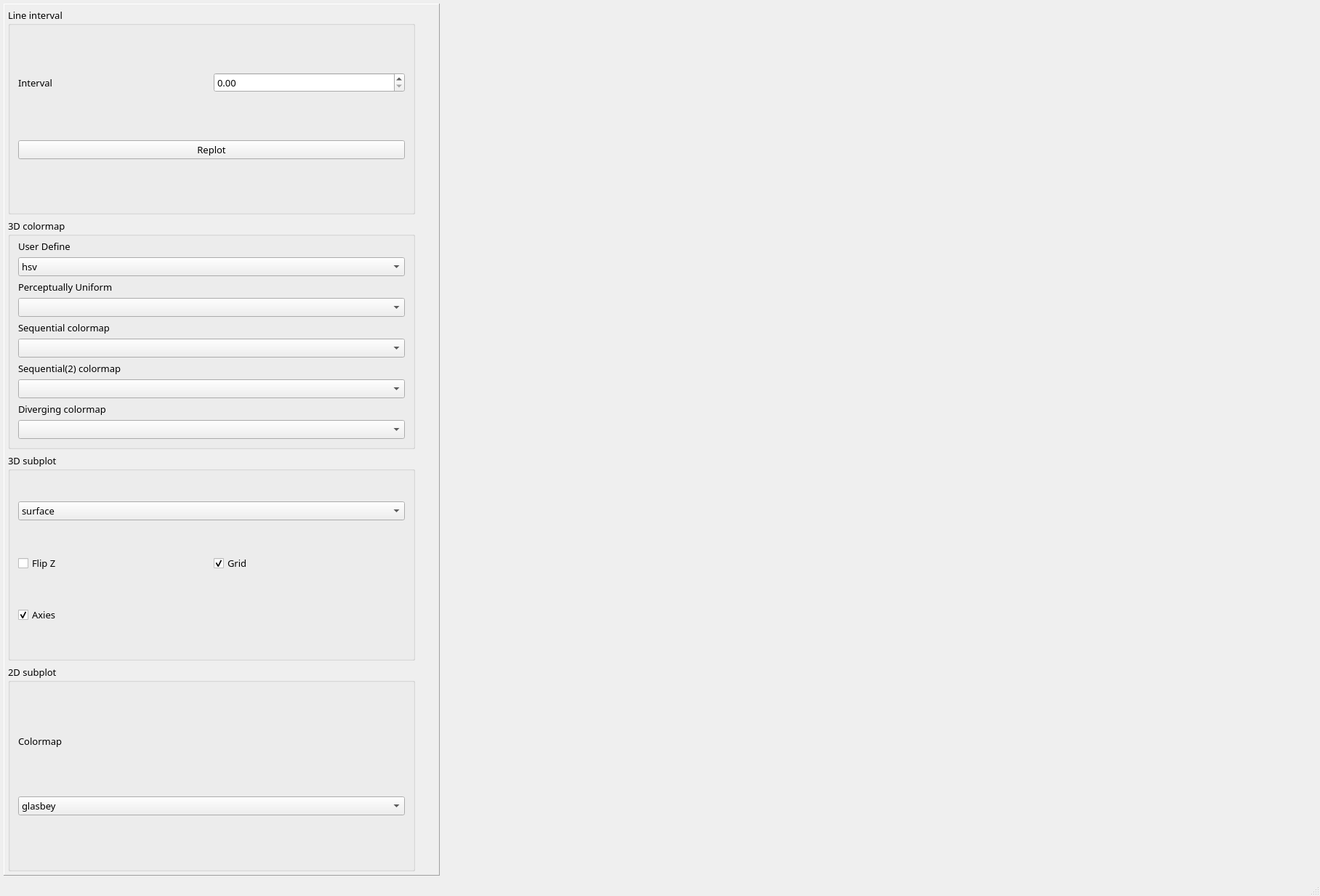
<?xml version="1.0" encoding="UTF-8"?>
<ui version="4.0">
 <class>MainWindow</class>
 <widget class="QMainWindow" name="MainWindow">
  <property name="geometry">
   <rect>
    <x>0</x>
    <y>0</y>
    <width>1816</width>
    <height>1231</height>
   </rect>
  </property>
  <property name="font">
   <font>
    <family>宋体</family>
    <pointsize>10</pointsize>
   </font>
  </property>
  <property name="windowTitle">
   <string>Plot 2D/3D</string>
  </property>
  <property name="windowIcon">
   <iconset resource="QtApp/res.qrc">
    <normaloff>:/icons/images/panda.png</normaloff>:/icons/images/panda.png</iconset>
  </property>
  <property name="styleSheet">
   <string notr="true"/>
  </property>
  <widget class="QWidget" name="centralWidget">
   <layout class="QHBoxLayout" name="horizontalLayout">
    <property name="leftMargin">
     <number>5</number>
    </property>
    <property name="topMargin">
     <number>5</number>
    </property>
    <property name="rightMargin">
     <number>5</number>
    </property>
    <property name="bottomMargin">
     <number>5</number>
    </property>
    <item>
     <widget class="QFrame" name="frame_6">
      <property name="minimumSize">
       <size>
        <width>600</width>
        <height>0</height>
       </size>
      </property>
      <property name="maximumSize">
       <size>
        <width>220</width>
        <height>16777215</height>
       </size>
      </property>
      <property name="frameShape">
       <enum>QFrame::Panel</enum>
      </property>
      <property name="frameShadow">
       <enum>QFrame::Raised</enum>
      </property>
      <layout class="QVBoxLayout" name="verticalLayout">
       <property name="leftMargin">
        <number>5</number>
       </property>
       <property name="topMargin">
        <number>5</number>
       </property>
       <property name="rightMargin">
        <number>5</number>
       </property>
       <property name="bottomMargin">
        <number>5</number>
       </property>
       <item>
        <widget class="QGroupBox" name="groupBox">
         <property name="sizePolicy">
          <sizepolicy hsizetype="Maximum" vsizetype="Minimum">
           <horstretch>0</horstretch>
           <verstretch>0</verstretch>
          </sizepolicy>
         </property>
         <property name="minimumSize">
          <size>
           <width>560</width>
           <height>0</height>
          </size>
         </property>
         <property name="title">
          <string>Line interval</string>
         </property>
         <layout class="QGridLayout" name="gridLayout">
          <property name="topMargin">
           <number>5</number>
          </property>
          <item row="0" column="0">
           <widget class="QLabel" name="label">
            <property name="text">
             <string>Interval</string>
            </property>
           </widget>
          </item>
          <item row="1" column="0" colspan="2">
           <widget class="QPushButton" name="btnRefreshData">
            <property name="text">
             <string>Replot</string>
            </property>
            <property name="icon">
             <iconset resource="QtApp/res.qrc">
              <normaloff>:/icons/images/rotateleft.png</normaloff>:/icons/images/rotateleft.png</iconset>
            </property>
           </widget>
          </item>
          <item row="0" column="1">
           <widget class="QDoubleSpinBox" name="spinDivCount">
            <property name="maximum">
             <double>10.000000000000000</double>
            </property>
           </widget>
          </item>
         </layout>
        </widget>
       </item>
       <item>
        <widget class="QGroupBox" name="groupBox_3">
         <property name="sizePolicy">
          <sizepolicy hsizetype="Maximum" vsizetype="Minimum">
           <horstretch>0</horstretch>
           <verstretch>0</verstretch>
          </sizepolicy>
         </property>
         <property name="minimumSize">
          <size>
           <width>560</width>
           <height>0</height>
          </size>
         </property>
         <property name="title">
          <string>3D colormap</string>
         </property>
         <layout class="QVBoxLayout" name="verticalLayout_2">
          <property name="topMargin">
           <number>5</number>
          </property>
          <item>
           <widget class="QLabel" name="label_3">
            <property name="sizePolicy">
             <sizepolicy hsizetype="Preferred" vsizetype="Preferred">
              <horstretch>0</horstretch>
              <verstretch>0</verstretch>
             </sizepolicy>
            </property>
            <property name="text">
             <string>User Define</string>
            </property>
           </widget>
          </item>
          <item>
           <widget class="QComboBox" name="comboCm5">
            <item>
             <property name="text">
              <string>hsv</string>
             </property>
            </item>
            <item>
             <property name="text">
              <string>jet</string>
             </property>
            </item>
           </widget>
          </item>
          <item>
           <widget class="QLabel" name="label_4">
            <property name="sizePolicy">
             <sizepolicy hsizetype="Preferred" vsizetype="Preferred">
              <horstretch>0</horstretch>
              <verstretch>0</verstretch>
             </sizepolicy>
            </property>
            <property name="text">
             <string>Perceptually Uniform</string>
            </property>
           </widget>
          </item>
          <item>
           <widget class="QComboBox" name="comboCm1"/>
          </item>
          <item>
           <widget class="QLabel" name="label_6">
            <property name="sizePolicy">
             <sizepolicy hsizetype="Preferred" vsizetype="Preferred">
              <horstretch>0</horstretch>
              <verstretch>0</verstretch>
             </sizepolicy>
            </property>
            <property name="text">
             <string>Sequential colormap</string>
            </property>
           </widget>
          </item>
          <item>
           <widget class="QComboBox" name="comboCm2"/>
          </item>
          <item>
           <widget class="QLabel" name="label_7">
            <property name="sizePolicy">
             <sizepolicy hsizetype="Preferred" vsizetype="Preferred">
              <horstretch>0</horstretch>
              <verstretch>0</verstretch>
             </sizepolicy>
            </property>
            <property name="text">
             <string>Sequential(2) colormap</string>
            </property>
           </widget>
          </item>
          <item>
           <widget class="QComboBox" name="comboCm3"/>
          </item>
          <item>
           <widget class="QLabel" name="label_8">
            <property name="sizePolicy">
             <sizepolicy hsizetype="Preferred" vsizetype="Preferred">
              <horstretch>0</horstretch>
              <verstretch>0</verstretch>
             </sizepolicy>
            </property>
            <property name="text">
             <string>Diverging colormap</string>
            </property>
           </widget>
          </item>
          <item>
           <widget class="QComboBox" name="comboCm4"/>
          </item>
         </layout>
        </widget>
       </item>
       <item>
        <widget class="QGroupBox" name="groupBox_2">
         <property name="sizePolicy">
          <sizepolicy hsizetype="Maximum" vsizetype="Minimum">
           <horstretch>0</horstretch>
           <verstretch>0</verstretch>
          </sizepolicy>
         </property>
         <property name="minimumSize">
          <size>
           <width>560</width>
           <height>0</height>
          </size>
         </property>
         <property name="title">
          <string>3D subplot</string>
         </property>
         <layout class="QGridLayout" name="gridLayout_3">
          <property name="topMargin">
           <number>5</number>
          </property>
          <property name="verticalSpacing">
           <number>10</number>
          </property>
          <item row="1" column="1">
           <widget class="QCheckBox" name="chkBox3D_gridOn">
            <property name="text">
             <string>Grid</string>
            </property>
            <property name="checked">
             <bool>true</bool>
            </property>
           </widget>
          </item>
          <item row="1" column="0">
           <widget class="QCheckBox" name="chkBox3D_invertZ">
            <property name="text">
             <string>Flip Z</string>
            </property>
           </widget>
          </item>
          <item row="2" column="0">
           <widget class="QCheckBox" name="chkBox3D_axisOn">
            <property name="text">
             <string>Axies</string>
            </property>
            <property name="checked">
             <bool>true</bool>
            </property>
           </widget>
          </item>
          <item row="0" column="0" colspan="2">
           <widget class="QComboBox" name="combo3D_type">
            <item>
             <property name="text">
              <string>surface</string>
             </property>
            </item>
            <item>
             <property name="text">
              <string>wireframe</string>
             </property>
            </item>
            <item>
             <property name="text">
              <string>scatter</string>
             </property>
            </item>
           </widget>
          </item>
         </layout>
        </widget>
       </item>
       <item>
        <widget class="QGroupBox" name="groupBox_4">
         <property name="sizePolicy">
          <sizepolicy hsizetype="Maximum" vsizetype="Minimum">
           <horstretch>0</horstretch>
           <verstretch>0</verstretch>
          </sizepolicy>
         </property>
         <property name="minimumSize">
          <size>
           <width>560</width>
           <height>0</height>
          </size>
         </property>
         <property name="title">
          <string>2D subplot</string>
         </property>
         <layout class="QGridLayout" name="gridLayout_2">
          <item row="1" column="0">
           <widget class="QComboBox" name="combo2D_color">
            <item>
             <property name="text">
              <string>glasbey</string>
             </property>
            </item>
            <item>
             <property name="text">
              <string>fire</string>
             </property>
            </item>
           </widget>
          </item>
          <item row="0" column="0">
           <widget class="QLabel" name="label_2">
            <property name="sizePolicy">
             <sizepolicy hsizetype="Preferred" vsizetype="Maximum">
              <horstretch>0</horstretch>
              <verstretch>0</verstretch>
             </sizepolicy>
            </property>
            <property name="text">
             <string>Colormap</string>
            </property>
           </widget>
          </item>
         </layout>
        </widget>
       </item>
      </layout>
     </widget>
    </item>
    <item>
     <widget class="QmyFigureCanvas" name="widgetPlot" native="true">
      <property name="sizePolicy">
       <sizepolicy hsizetype="Preferred" vsizetype="Preferred">
        <horstretch>0</horstretch>
        <verstretch>0</verstretch>
       </sizepolicy>
      </property>
      <property name="minimumSize">
       <size>
        <width>1200</width>
        <height>1200</height>
       </size>
      </property>
     </widget>
    </item>
   </layout>
  </widget>
  <widget class="QStatusBar" name="statusBar"/>
  <action name="actQuit">
   <property name="icon">
    <iconset resource="QtApp/res.qrc">
     <normaloff>:/icons/images/exit_24.ico</normaloff>:/icons/images/exit_24.ico</iconset>
   </property>
   <property name="text">
    <string>退出</string>
   </property>
   <property name="toolTip">
    <string>退出</string>
   </property>
  </action>
  <action name="actTightLayout">
   <property name="icon">
    <iconset resource="QtApp/res.qrc">
     <normaloff>:/icons/images/39.ico</normaloff>:/icons/images/39.ico</iconset>
   </property>
   <property name="text">
    <string>紧凑布局</string>
   </property>
   <property name="toolTip">
    <string>重新紧凑布局</string>
   </property>
  </action>
  <action name="actSetCursor">
   <property name="icon">
    <iconset resource="QtApp/res.qrc">
     <normaloff>:/icons/images/range.ico</normaloff>:/icons/images/range.ico</iconset>
   </property>
   <property name="text">
    <string>十字光标</string>
   </property>
   <property name="toolTip">
    <string>设置为十字光标</string>
   </property>
  </action>
 </widget>
 <layoutdefault spacing="6" margin="11"/>
 <customwidgets>
  <customwidget>
   <class>QmyFigureCanvas</class>
   <extends>QWidget</extends>
   <header location="global">myFigureCanvas</header>
   <container>1</container>
  </customwidget>
 </customwidgets>
 <resources>
  <include location="QtApp/res.qrc"/>
 </resources>
 <connections>
  <connection>
   <sender>actQuit</sender>
   <signal>triggered()</signal>
   <receiver>MainWindow</receiver>
   <slot>close()</slot>
   <hints>
    <hint type="sourcelabel">
     <x>-1</x>
     <y>-1</y>
    </hint>
    <hint type="destinationlabel">
     <x>389</x>
     <y>242</y>
    </hint>
   </hints>
  </connection>
 </connections>
</ui>
